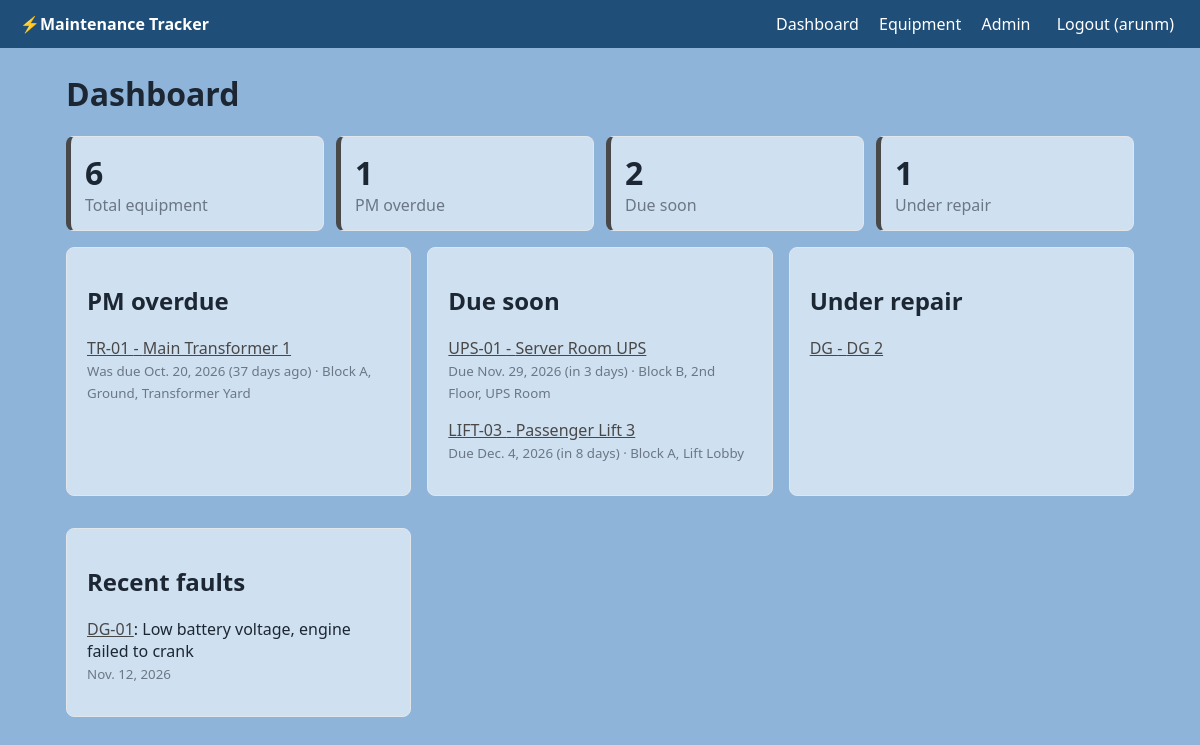
The page / (signed in) on the database its author committed.
### equipment/models.py (models this page shows, shortened)
class Equipment(models.Model):
    CATEGORY_CHOICES = [
        ("transformer", "Transformer"),
        ("ht_lt_panel", "HT / LT Panel"),
        ("dg_set", "DG Set"),
        ("ups", "UPS"),
        ("battery", "Battery Bank"),
        ("apfc", "APFC Panel"),
        ("mcc", "MCC Panel"),
        ("db", "Distribution Board"),
        ("busduct", "Bus Duct"),
        ("earthing", "Earthing Pit"),
        ("lift", "Lift"),
        ("pump", "Pump / Motor"),
        ("ahu", "AHU"),
        ("chiller", "Chiller"),
        ("fire_alarm", "Fire Alarm Panel"),
        ("emergency_light", "Emergency Lighting"),
        ("lightning", "Lightning Arrestor"),
        ("other", "Other"),
    ]
    STATUS_CHOICES = [
        ("running", "Running"),
        ("standby", "Standby"),
        ("under_repair", "Under repair"),
        ("out_of_service", "Out of service"),
    ]
    PPM_CHOICES = [
        (30, "Monthly"),
        (90, "Quarterly"),
        (180, "Half-yearly"),
        (365, "Yearly"),
    ]
    tag_no = models.CharField("Tag / ID", max_length=50, unique=True)
    name = models.CharField(max_length=120)
    category = models.CharField(max_length=30, choices=CATEGORY_CHOICES)
    location = models.CharField(
        max_length=150, help_text="Block, floor, room. Example: Block A, Basement, Pump Room"
    )
    make = models.CharField(max_length=80, blank=True)
    model_no = models.CharField("Model", max_length=80, blank=True)
    serial_no = models.CharField("Serial number", max_length=80, blank=True)
    rating = models.CharField(
        max_length=80, blank=True, help_text="Example: 500 kVA, 11/0.433 kV"
    )
    installation_date = models.DateField(null=True, blank=True)
    status = models.CharField(max_length=20, choices=STATUS_CHOICES, default="running")
    ppm_period_days = models.PositiveIntegerField(
        "PPM period", choices=PPM_CHOICES, default=90
    )
    last_pm_date = models.DateField(
        "Last PM date",
        null=True,
        blank=True,
        help_text="Updates automatically when you add a PM record.",
    )
    notes = models.TextField(blank=True)
    class Meta:
        ordering = ["tag_no"]
        verbose_name_plural = "equipment"
    def get_absolute_url(self):
        return reverse("equipment_detail", args=[self.pk])
    @property
    def next_pm_due(self):
        base = self.last_pm_date or self.installation_date
        if base is None:
            return None
        return base + timedelta(days=self.ppm_period_days)
    @property
    def days_to_due(self):
        due = self.next_pm_due
        if due is None:
            return None
        return (due - timezone.localdate()).days
    @property
    def pm_status(self):
        days = self.days_to_due
        if days is None:
            return "unknown"
        if days < 0:
            return "overdue"
        if days <= getattr(settings, "PM_DUE_SOON_DAYS", 14):
            return "due_soon"
        return "ok"

class FaultRecord(models.Model):
    equipment = models.ForeignKey(
        Equipment, on_delete=models.CASCADE, related_name="faults"
    )
    date = models.DateField(default=timezone.localdate)
    fault_diagnosed = models.CharField(max_length=250)
    action_taken = models.TextField(blank=True)
    fixed_by = models.CharField(max_length=100, blank=True)
    downtime_hours = models.DecimalField(
        max_digits=6, decimal_places=1, null=True, blank=True
    )
    resolved = models.BooleanField(default=True)
    class Meta:
        ordering = ["-date", "-id"]
        verbose_name = "fault record"

### equipment/views.py (the view)
# urls.py: path("", views.dashboard, name="dashboard"),
@login_required
def dashboard(request):
    all_equipment = list(Equipment.objects.all())
    overdue = [e for e in all_equipment if e.pm_status == "overdue"]
    due_soon = [e for e in all_equipment if e.pm_status == "due_soon"]
    overdue.sort(key=lambda e: e.days_to_due)
    due_soon.sort(key=lambda e: e.days_to_due)
    context = {
        "total": len(all_equipment),
        "overdue": overdue,
        "due_soon": due_soon,
        "under_repair": [e for e in all_equipment if e.status == "under_repair"],
        "recent_faults": FaultRecord.objects.select_related("equipment")[:5],
    }
    return render(request, "equipment/dashboard.html", context)

### equipment/templates/equipment/dashboard.html
{% extends "base.html" %}
{% block content %}
<h1>Dashboard</h1>
<div class="stats">
  <div class="stat" ><span>{{ total }}</span>Total equipment</div>
  <div class="stat red"><span>{{ overdue|length }}</span>PM overdue</div>
  <div class="stat amber"><span>{{ due_soon|length }}</span>Due soon</div>
  <div class="stat blue"><span>{{ under_repair|length }}</span>Under repair</div>
</div>
<div class="grid2">
  <section class="card">
    <h2>PM overdue</h2>
    {% for e in overdue %}
      <p><a href="{{ e.get_absolute_url }}">{{ e.tag_no }} - {{ e.name }}</a><br>
      <small>Was due {{ e.next_pm_due }} ({{ e.days_to_due|cut:"-" }} days ago) · {{ e.location }}</small></p>
    {% empty %}<p class="muted">Nothing overdue. 🎉</p>{% endfor %}
  </section>
  <section class="card">
    <h2>Due soon</h2>
    {% for e in due_soon %}
      <p><a href="{{ e.get_absolute_url }}">{{ e.tag_no }} - {{ e.name }}</a><br>
      <small>Due {{ e.next_pm_due }} (in {{ e.days_to_due }} days) · {{ e.location }}</small></p>
    {% empty %}<p class="muted">Nothing due in the next 14 days.</p>{% endfor %}
  </section>
  <section class="card">
    <h2>Under repair</h2>
    {% for e in under_repair %}
      <p><a href="{{ e.get_absolute_url }}">{{ e.tag_no }} - {{ e.name }}</a></p>
    {% empty %}<p class="muted">No equipment under repair.</p>{% endfor %}
  </section>
  <section class="card">
    <h2>Recent faults</h2>
    {% for f in recent_faults %}
      <p><a href="{{ f.equipment.get_absolute_url }}">{{ f.equipment.tag_no }}</a>: {{ f.fault_diagnosed }}<br>
      <small>{{ f.date }}</small></p>
    {% empty %}<p class="muted">No faults logged.</p>{% endfor %}
  </section>
</div>
{% endblock %}

### templates/base.html (shortened to what this page needs)
{% load static %}<!doctype html>
<html lang="en">
<head>
  <link rel="stylesheet" href="{% static 'css/style.css' %}">
</head>
<body>
  <header class="topbar">
    <a class="brand" href="{% url 'dashboard' %}">⚡Maintenance Tracker</a>
    {% if user.is_authenticated %}
    <nav>
      <a href="{% url 'dashboard' %}">Dashboard</a>
      <a href="{% url 'equipment_list' %}">Equipment</a>
      {% if user.is_staff %}<a href="{% url 'admin:index' %}">Admin</a>{% endif %}
      <form method="post" action="{% url 'logout' %}" class="inline">
        <button type="submit" class="link">Logout ({{ user.username }})</button>
      </form>
    </nav>
    {% endif %}
  </header>
  <main class="container">
    {% block content %}{% endblock %}
  </main>
</body>
</html>

### static/css/style.css (style rules this page uses)
:root { --bg: #8fb4d9; --card: #cfe0f1; --text: #1d2733; --muted: #6b7785; --brand: #1f4e79; --red: #494848; --dgrey: #494848; --green: #A98585;; --line: #e1e6eb; }
* { box-sizing: border-box; }
body { margin: 0; font-family: system-ui, sans-serif; background: var(--bg); color: var(--text); }
a { color: var(--red); }
.topbar { background: var(--brand); display: flex; justify-content: space-between; align-items: center; padding: 12px 20px; flex-wrap: wrap; gap: 8px; }
.topbar a, .topbar .link { color: #fff; text-decoration: none; margin-left: 16px; }
.brand { font-weight: 700; margin-left: 0 !important; }
.inline { display: inline; }
button.link { background: none; border: 0; cursor: pointer; font: inherit; }
.container { max-width: 1100px; margin: 24px auto; padding: 0 16px; }
.card { background: var(--card); border: 1px solid var(--line); border-radius: 8px; padding: 16px 20px; margin-bottom: 16px; }
.grid2 { display: grid; grid-template-columns: repeat(auto-fit, minmax(320px, 1fr)); gap: 16px; }
.stats { display: grid; grid-template-columns: repeat(auto-fit, minmax(160px, 1fr)); gap: 12px; margin-bottom: 16px; }
.stat { background: var(--card); border: 1px solid var(--line); border-left: 5px solid var(--dgrey); border-radius: 8px; padding: 14px; color: var(--muted); }
.stat span { display: block; font-size: 2rem; font-weight: 700; color: var(--text); }
.stat.red { border-left-color: var(--dgrey); }
.stat.amber { border-left-color: var(--dgrey); }
.stat.blue { border-left-color: var(--dgrey); }
.muted, small { color: var(--muted); }

### rows shown on the page
Equipment: tag_no "TR-01", name "Main Transformer 1", next_pm_due "Oct. 20, 2026", days_to_due "37", location "Block A, Ground, Transformer Yard"
Equipment: tag_no "UPS-01", name "Server Room UPS", next_pm_due "Nov. 29, 2026", days_to_due "3", location "Block B, 2nd Floor, UPS Room"
Equipment: tag_no "LIFT-03", name "Passenger Lift 3", next_pm_due "Dec. 4, 2026", days_to_due "8", location "Block A, Lift Lobby"
Equipment: tag_no "DG", name "DG 2"
FaultRecord: equipment.tag_no "DG-01", fault_diagnosed "Low battery voltage, engine failed to crank", date "Nov. 12, 2026"

### other values the page prints
{{ user.username }} "arunm"
{{ total }} "6"
{{ overdue|length }} "1"
{{ due_soon|length }} "2"
{{ under_repair|length }} "1"
